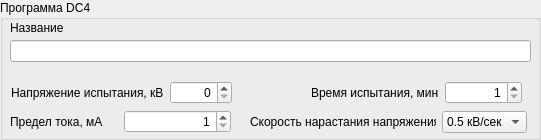
     <widget class="QGroupBox" name="ProgrammControl_11">
      <property name="geometry">
       <rect>
        <x>580</x>
        <y>474</y>
        <width>541</width>
        <height>140</height>
       </rect>
      </property>
      <property name="title">
       <string>Программа DC4</string>
      </property>
      <widget class="QLabel" name="label_79">
       <property name="geometry">
        <rect>
         <x>10</x>
         <y>20</y>
         <width>101</width>
         <height>16</height>
        </rect>
       </property>
       <property name="text">
        <string>Название</string>
       </property>
      </widget>
      <widget class="QLineEdit" name="DC4NameEdit">
       <property name="geometry">
        <rect>
         <x>10</x>
         <y>40</y>
         <width>521</width>
         <height>22</height>
        </rect>
       </property>
       <property name="maxLength">
        <number>100</number>
       </property>
      </widget>
      <widget class="QWidget" name="layoutWidget_33">
       <property name="geometry">
        <rect>
         <x>10</x>
         <y>110</y>
         <width>221</width>
         <height>24</height>
        </rect>
       </property>
       <layout class="QHBoxLayout" name="horizontalLayout_38">
        <item>
         <widget class="QLabel" name="label_80">
          <property name="text">
           <string>Предел тока, мА</string>
          </property>
         </widget>
        </item>
        <item>
         <widget class="QSpinBox" name="DC4CurrentBox">
          <property name="alignment">
           <set>Qt::AlignRight|Qt::AlignTrailing|Qt::AlignVCenter</set>
          </property>
          <property name="minimum">
           <number>1</number>
          </property>
          <property name="maximum">
           <number>200</number>
          </property>
         </widget>
        </item>
       </layout>
      </widget>
      <widget class="QWidget" name="layoutWidget_36">
       <property name="geometry">
        <rect>
         <x>250</x>
         <y>110</y>
         <width>277</width>
         <height>24</height>
        </rect>
       </property>
       <layout class="QHBoxLayout" name="horizontalLayout_41">
        <item>
         <widget class="QLabel" name="label_83">
          <property name="text">
           <string>Скорость нарастания напряжения</string>
          </property>
         </widget>
        </item>
        <item>
         <widget class="QComboBox" name="DC4AutoSpeedBox">
          <item>
           <property name="text">
            <string>0.5 кВ/сек</string>
           </property>
          </item>
          <item>
           <property name="text">
            <string>1 кВ/сек</string>
           </property>
          </item>
          <item>
           <property name="text">
            <string>2кВ/сек</string>
           </property>
          </item>
         </widget>
        </item>
       </layout>
      </widget>
      <widget class="QWidget" name="layoutWidget">
       <property name="geometry">
        <rect>
         <x>11</x>
         <y>81</y>
         <width>221</width>
         <height>24</height>
        </rect>
       </property>
       <layout class="QHBoxLayout" name="horizontalLayout_39">
        <item>
         <widget class="QLabel" name="label_81">
          <property name="text">
           <string>Напряжение испытания, кВ</string>
          </property>
         </widget>
        </item>
        <item>
         <widget class="QSpinBox" name="DC4VoltageBox">
          <property name="alignment">
           <set>Qt::AlignRight|Qt::AlignTrailing|Qt::AlignVCenter</set>
          </property>
          <property name="maximum">
           <number>100</number>
          </property>
         </widget>
        </item>
       </layout>
      </widget>
      <widget class="QWidget" name="layoutWidget">
       <property name="geometry">
        <rect>
         <x>311</x>
         <y>81</y>
         <width>211</width>
         <height>24</height>
        </rect>
       </property>
       <layout class="QHBoxLayout" name="horizontalLayout_40">
        <item>
         <widget class="QLabel" name="label_82">
          <property name="text">
           <string>Время испытания, мин</string>
          </property>
         </widget>
        </item>
        <item>
         <widget class="QSpinBox" name="DC4Time">
          <property name="alignment">
           <set>Qt::AlignRight|Qt::AlignTrailing|Qt::AlignVCenter</set>
          </property>
          <property name="minimum">
           <number>1</number>
          </property>
          <property name="maximum">
           <number>900</number>
          </property>
         </widget>
        </item>
       </layout>
      </widget>
     </widget>
